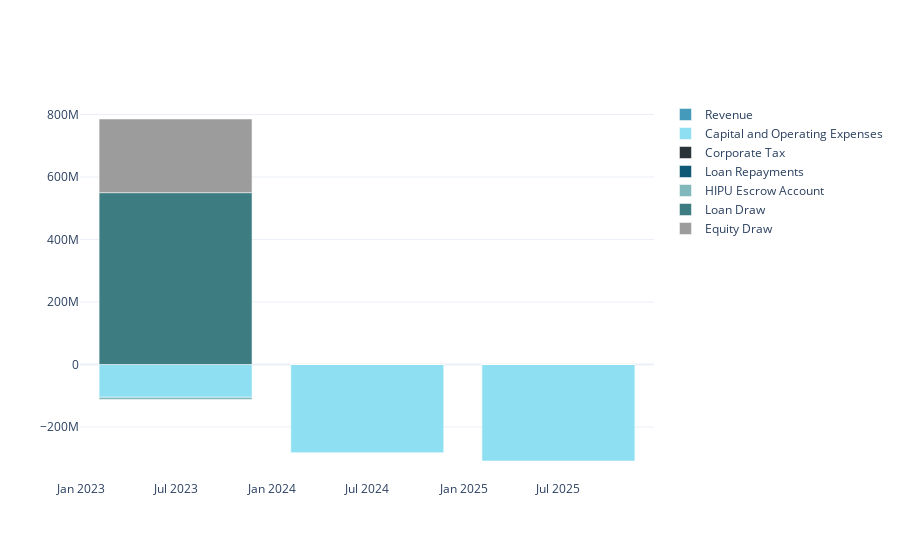

Notebook source saved alongside this figure:
### Code cell
traces = [go.Bar(name=gn,x=df.iloc[:, 0:3].columns, y=df.iloc[:, 0:3].loc[rn] ) for (gn, rn) in zip(graph_names, row_names)]

fig = go.Figure(data=traces)
# Change the bar mode
fig.update_layout(barmode='relative')

### Figure 1 — Plotly figure (JSON) as saved in the notebook; plotly's stock layout.template omitted (floating-point values rounded to 4 significant figures)
{"data": [{"name": "Revenue", "type": "bar", "x": ["2023-07-01T00:00:00", "2024-07-01T00:00:00", "2025-07-01T00:00:00"], "y": [0, 0, 0]}, {"name": "Capital and Operating Expenses", "type": "bar", "x": ["2023-07-01T00:00:00", "2024-07-01T00:00:00", "2025-07-01T00:00:00"], "y": [-104906000, -282103500, -308843550]}, {"name": "Corporate Tax", "type": "bar", "x": ["2023-07-01T00:00:00", "2024-07-01T00:00:00", "2025-07-01T00:00:00"], "y": [0, 0, 0]}, {"name": "Loan Repayments", "type": "bar", "x": ["2023-07-01T00:00:00", "2024-07-01T00:00:00", "2025-07-01T00:00:00"], "y": [0, 0, 0]}, {"name": "HIPU Escrow Account", "type": "bar", "x": ["2023-07-01T00:00:00", "2024-07-01T00:00:00", "2025-07-01T00:00:00"], "y": [-7000000, 0, 0]}, {"name": "Loan Draw", "type": "bar", "x": ["2023-07-01T00:00:00", "2024-07-01T00:00:00", "2025-07-01T00:00:00"], "y": [550062792, 0, 0]}, {"name": "Equity Draw", "type": "bar", "x": ["2023-07-01T00:00:00", "2024-07-01T00:00:00", "2025-07-01T00:00:00"], "y": [235700000.0, 0, 0]}], "layout": {"barmode": "relative"}}
